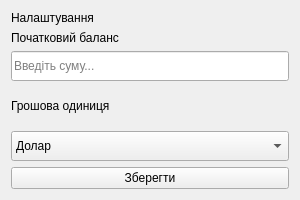
<?xml version="1.0" encoding="UTF-8"?>
<ui version="4.0">
 <class>win_fin_set</class>
 <widget class="QWidget" name="win_fin_set">
  <property name="geometry">
   <rect>
    <x>0</x>
    <y>0</y>
    <width>300</width>
    <height>200</height>
   </rect>
  </property>
  <property name="minimumSize">
   <size>
    <width>300</width>
    <height>200</height>
   </size>
  </property>
  <property name="maximumSize">
   <size>
    <width>300</width>
    <height>200</height>
   </size>
  </property>
  <property name="cursor">
   <cursorShape>ArrowCursor</cursorShape>
  </property>
  <property name="windowTitle">
   <string>Ukrlife</string>
  </property>
  <property name="windowIcon">
   <iconset>
    <normaloff>../images/icons/icon.ico</normaloff>../images/icons/icon.ico</iconset>
  </property>
  <property name="locale">
   <locale language="Ukrainian" country="Ukraine"/>
  </property>
  <layout class="QHBoxLayout" name="horizontalLayout">
   <item>
    <layout class="QVBoxLayout" name="verticalLayout">
     <item>
      <widget class="QLabel" name="lb_set">
       <property name="sizePolicy">
        <sizepolicy hsizetype="Preferred" vsizetype="Fixed">
         <horstretch>0</horstretch>
         <verstretch>0</verstretch>
        </sizepolicy>
       </property>
       <property name="text">
        <string>Налаштування</string>
       </property>
      </widget>
     </item>
     <item>
      <widget class="QLabel" name="label_2">
       <property name="sizePolicy">
        <sizepolicy hsizetype="Preferred" vsizetype="Fixed">
         <horstretch>0</horstretch>
         <verstretch>0</verstretch>
        </sizepolicy>
       </property>
       <property name="text">
        <string>Початковий баланс</string>
       </property>
      </widget>
     </item>
     <item>
      <widget class="QLineEdit" name="balanceLine">
       <property name="minimumSize">
        <size>
         <width>0</width>
         <height>30</height>
        </size>
       </property>
       <property name="placeholderText">
        <string>Введіть суму...</string>
       </property>
      </widget>
     </item>
     <item>
      <widget class="QLabel" name="label_3">
       <property name="text">
        <string>Грошова одиниця</string>
       </property>
      </widget>
     </item>
     <item>
      <widget class="QComboBox" name="cBox_curency">
       <property name="minimumSize">
        <size>
         <width>124</width>
         <height>30</height>
        </size>
       </property>
       <property name="cursor">
        <cursorShape>PointingHandCursor</cursorShape>
       </property>
       <property name="styleSheet">
        <string notr="true"/>
       </property>
       <item>
        <property name="text">
         <string>Долар</string>
        </property>
        <property name="icon">
         <iconset>
          <normaloff>../images/icons/usd.png</normaloff>../images/icons/usd.png</iconset>
        </property>
       </item>
       <item>
        <property name="text">
         <string>Євро</string>
        </property>
        <property name="icon">
         <iconset>
          <normaloff>../images/icons/eu.png</normaloff>../images/icons/eu.png</iconset>
        </property>
       </item>
       <item>
        <property name="text">
         <string>Гривня</string>
        </property>
        <property name="icon">
         <iconset>
          <normaloff>../images/icons/uah.png</normaloff>../images/icons/uah.png</iconset>
        </property>
       </item>
       <item>
        <property name="text">
         <string>Рубль</string>
        </property>
        <property name="icon">
         <iconset>
          <normaloff>../images/icons/ru.png</normaloff>../images/icons/ru.png</iconset>
        </property>
       </item>
       <item>
        <property name="text">
         <string>Біткоін</string>
        </property>
        <property name="icon">
         <iconset>
          <normaloff>../images/icons/btc.png</normaloff>../images/icons/btc.png</iconset>
        </property>
       </item>
      </widget>
     </item>
     <item>
      <widget class="QPushButton" name="b_fin_set_save">
       <property name="cursor">
        <cursorShape>PointingHandCursor</cursorShape>
       </property>
       <property name="text">
        <string>Зберегти</string>
       </property>
      </widget>
     </item>
    </layout>
   </item>
  </layout>
 </widget>
 <resources>
  <include location="../images/icons/resource.qrc"/>
 </resources>
 <connections/>
</ui>
